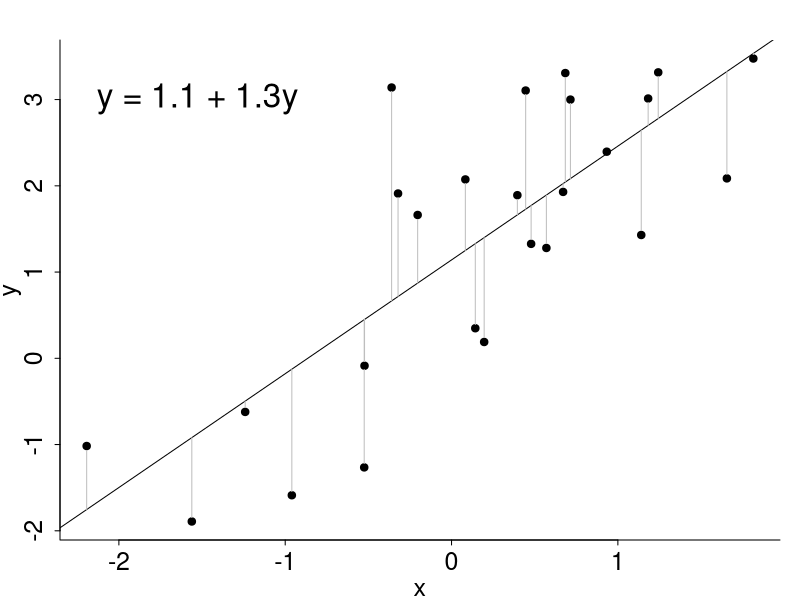
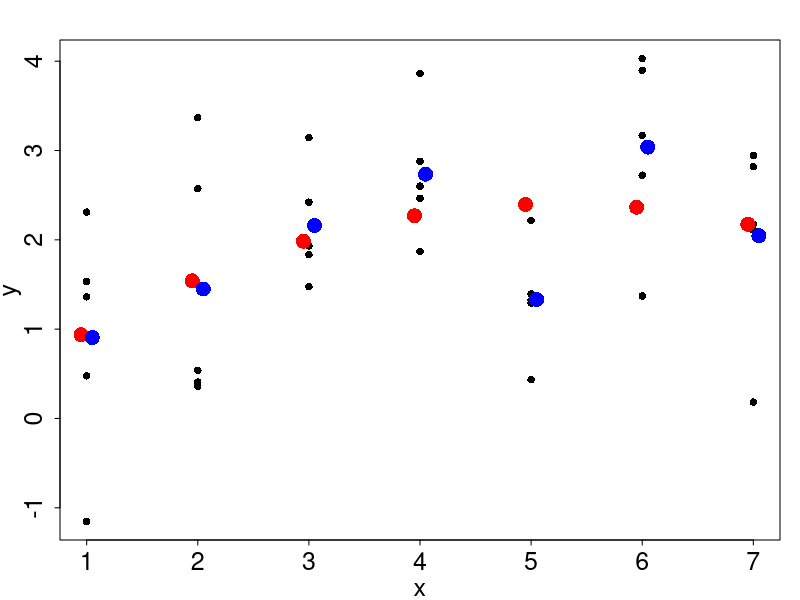

R code for these plots, in order:
## ---- chunk 1
#| fig-align: center
set.seed(125)
par (mar=c(3,3,2,1), mgp=c(2,.7,0), tck=-.01)
N = 25
x = rnorm(N)
y = 1.1 + x + rnorm(N)
plot(x,y,bty = "l", cex.lab = 1.5, cex.axis = 1.5)
m = lm(y~x)
abline(m)
arrows(x0 = x, x1 = x, y0 = predict(m), col = "grey",
       y = predict(m)+residuals(m), length = 0)
points(x,y, pch = 16)
txt = paste0("y = ", round(coef(m)[1],1), " + ", round(coef(m)[2],1),"y")
text(min(x),3,txt,pos = 4, cex = 2)
## ---- chunk 2
#| fig-align: center
par (mar=c(3,3,2,1), mgp=c(2,.7,0), tck=-.01)
n_levels = 7
set.seed(122)
x = rep((1:n_levels),5)
y = sqrt(x) + rnorm(length(x))

df = data.frame(y = y, x = x, x.f = factor(x)) 
m.o = lm(y~poly(x,2), data = df)
p.o = predict(m.o, newdata = data.frame(x = 1:n_levels), level = .05, interval = "prediction")
m.f = lm(y~x.f, data = df)
p.f = predict(m.f, newdata = data.frame(x.f = factor(1:n_levels)), level = .05, interval = "prediction")
plot(x,y, pch = 16,cex.lab = 1.5, cex.axis = 1.5)
points(-.05+1:n_levels,p.o[,1], col = "red",pch = 16, cex = 2)
points(.05+1:n_levels,p.f[,1], col = "blue",pch = 16, cex = 2)
#arrows(x0 = -.05+1:n_levels, x1 = -.05+1:n_levels, y0 = p.o[,2], y1 = p.o[,3], col = "red", length = 0)
#arrows(x0 = .05+1:n_levels, x1 = .05+1:n_levels, y0 = p.f[,2], y1 = p.f[,3], col = "blue", length = 0)
